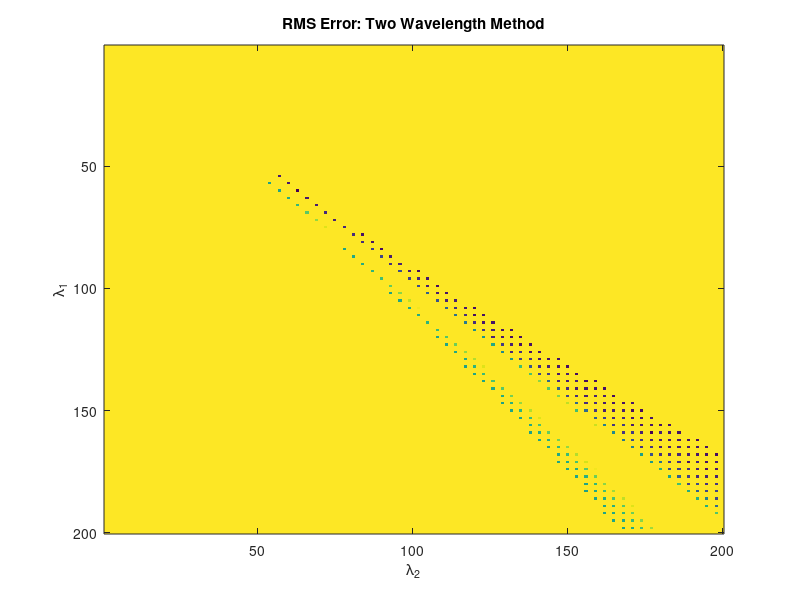
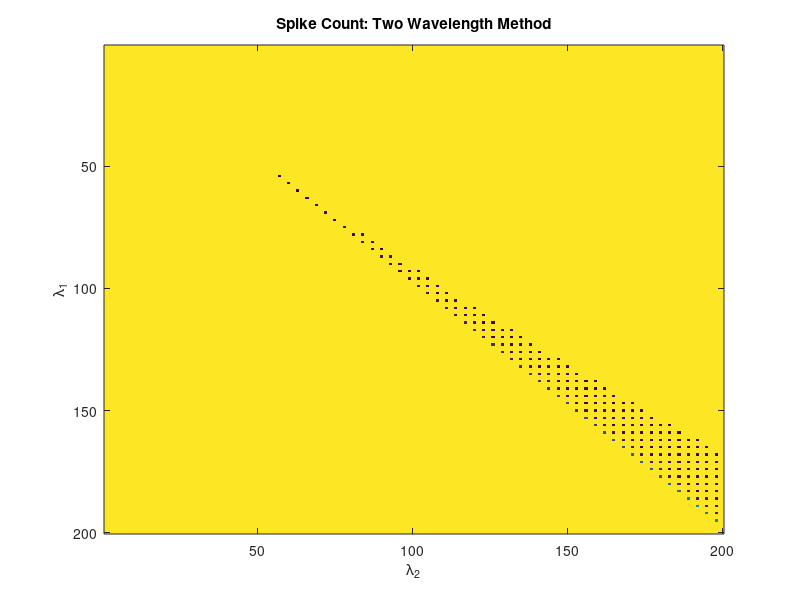
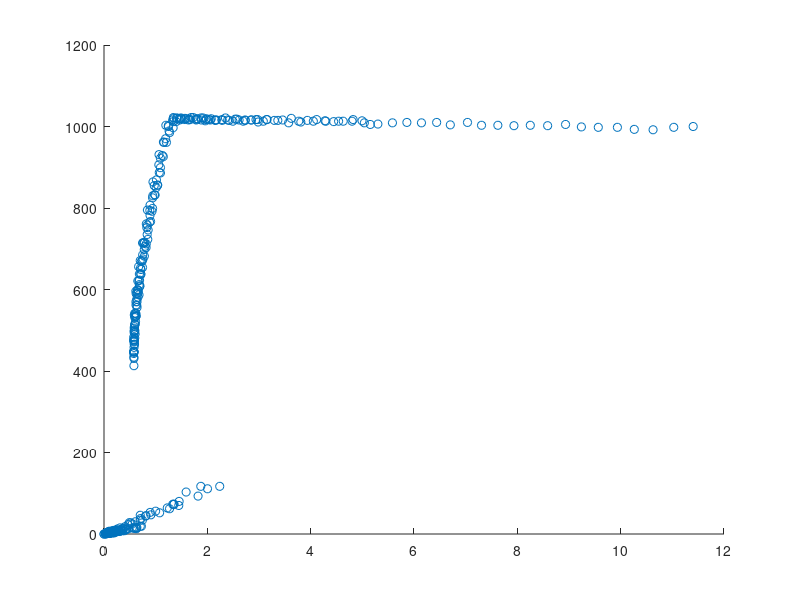

Source code (MATLAB) for these figures, in order: (Note: this script raises an error after producing the figures.)
function [error, spikeCount] = OptimalSixFringeWaveFinder ( fringeSize, Ipp )

if nargin < 1
    fringeSize = 1024;
end
if nargin < 2
    Ipp = 255;
end

lambda1s = 1:200;
lambda2s = 1:200;

noiseAmt = 0.03;
errorTolerance = 1;

error = zeros(length(lambda1s), length(lambda2s));
spikeCount = zeros(length(lambda1s), length(lambda2s));
x = 1 : fringeSize;

sprintf('       ');
fprintf('\n f1    \tf2   \terror')
for i = 1:length(lambda1s)
    for j = 1:length(lambda2s)
        
    lambda1 = lambda1s(i);
    lambda2 = lambda2s(j);
   
    % Make sure we can unwrap the entire wavelength and are divisible by
    % our step count
    if(fringeSize > lambda_eq( lambda1, lambda2 ) || lambda1 == lambda2 || 0 ~= mod(lambda1, 3) || 0 ~= mod(lambda2, 3))
        error(i,j) = Inf; spikeCount(i,j) = Inf; continue;
    end
    
    % Get our ideal fringe
    fringe1 = getFringe(x, lambda1);
    fringe2 = getFringe(x, lambda2);
    
    % Quantize
    fringe1 = uint8( ( fringe1 + 1) * ( Ipp / 2 ) );
    fringe2 = uint8( ( fringe2 + 1) * ( Ipp / 2 ) );
    
    % Add noise with normal dist, mean 0 and standard deviation noiseAmt
    % Negative and positive numbers are added
    fringe1 = double(fringe1) / (255 / 2) - 1 + normrnd(0, noiseAmt, [length(x), 3] );
    fringe2 = double(fringe2) / (255 / 2) - 1 + normrnd(0, noiseAmt, [length(x), 3] );
    
    phi1 = getPhi(fringe1);
    phi2 = getPhi(fringe2);
    
    phase = phiAbs3(phi1, phi2, lambda1, lambda2);
    PhiRecovered = phase * lambda1 / ( 2 * pi );
    delta = PhiRecovered - x;
    spikeCount(i,j) = sum(delta > lambda1);
    error(i,j) = rms(delta) / fringeSize;
    
    if (error(i,j) < errorTolerance),
        %fprintf('\n%3d \t%3d \t%1.5f', lambda1, lambda2, error(i,j))
    end 
    end
end

fprintf('\n');
minError = min( min( error(:,:) ) );
[lambda1, lambda2] = find(minError == error);

fprintf('Lowest Error: %d \t%d \t%1.5f\n', lambda1, lambda2, minError )

figure; imagesc(error, [0 errorTolerance]);
ylabel('\lambda_1');
xlabel('\lambda_2');
title('RMS Error: Two Wavelength Method');

figure; imagesc(spikeCount, [0 fringeSize/4]);
ylabel('\lambda_1');
xlabel('\lambda_2');
title('Spike Count: Two Wavelength Method');

figure; scatter(reshape(error, 1, []), reshape(spikeCount, 1, []));
cursorMode = datacursormode(gcf);
set(cursorMode, 'enable','on', 'UpdateFcn', @scatterPlotDataCursorOutput, 'NewDataCursorOnClick',false);

end

function lambda = lambda_eq(lambda1, lambda2)
    lambda = lambda1 * lambda2 / abs(lambda1 - lambda2);
end

function phi = delta_phi( phi1, phi2 )
    phi = mod( phi1 - phi2, 2*pi );
end

function fringe = getFringe( x, lambda )
    fringe = zeros( length( x ), 3 );
    fringe(:,1) = cos( ( 2.0 * pi ) * ( x / lambda ) + ( 2 * pi / 3 ) );
    fringe(:,2) = cos( ( 2.0 * pi ) * ( x / lambda ) );
    fringe(:,3) = cos( ( 2.0 * pi ) * ( x / lambda ) - ( 2 * pi / 3 ) );
end

function phi = getPhi( fringe )
    S = sqrt(3) * ( fringe(:,3) - fringe(:,1) );
    C = 2 * fringe(:,2) - fringe(:,1) - fringe(:,3);
    phi = atan2(S, C)';
end

function kStep = getPeriod(phi1, phi12, P1, P12)
    k = ( phi12 * ( P12 / P1 ) - phi1 ) / (2.0 * pi ); 
    kStep = round( k );
end

function Phi = phiAbs3(phi1, phi2, P1, P2)
    P12   = lambda_eq(P1, P2);
    phi12 = delta_phi( phi1, phi2 );
    k     = getPeriod( phi1, phi12, P1, P12 );
    Phi   = phi1 + 2 * pi * k;
end

function output_txt = scatterPlotDataCursorOutput(obj,event_obj)
    % Display the position of the data cursor
    % obj          Currently not used (empty)
    % event_obj    Handle to event object
    % output_txt   Data cursor text string (string or cell array of strings).

    pos = get(event_obj,'Position');

    % Import x and y
    x = get(get(event_obj,'Target'),'XData');
    y = get(get(event_obj,'Target'),'YData');

    % Find index
    index_x = find(x == pos(1));
    index_y = find(y == pos(2));
    index = intersect(index_x,index_y);

    [lambda1, lambda2] = ind2sub([200, 200], index);
    
    % Set output text
    output_txt = {['X: ',num2str(pos(1),4)], ...
                  ['Y: ',num2str(pos(2),4)], ...
                  ['Lambda1: ', num2str(lambda1)], ...
                  ['Lambda2: ', num2str(lambda2)]};

    % If there is a Z-coordinate in the position, display it as well
    if length(pos) > 2
        output_txt{end+1} = ['Z: ',num2str(pos(3),4)];
    end

end